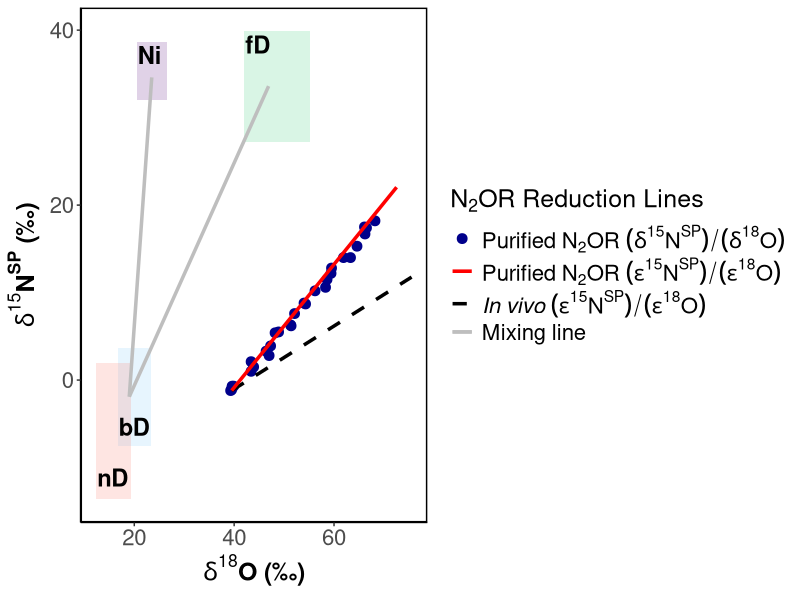
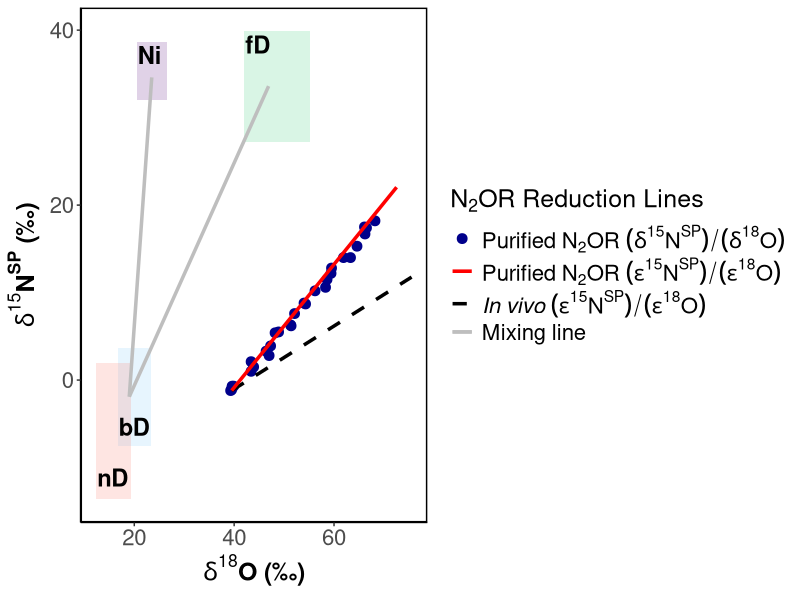
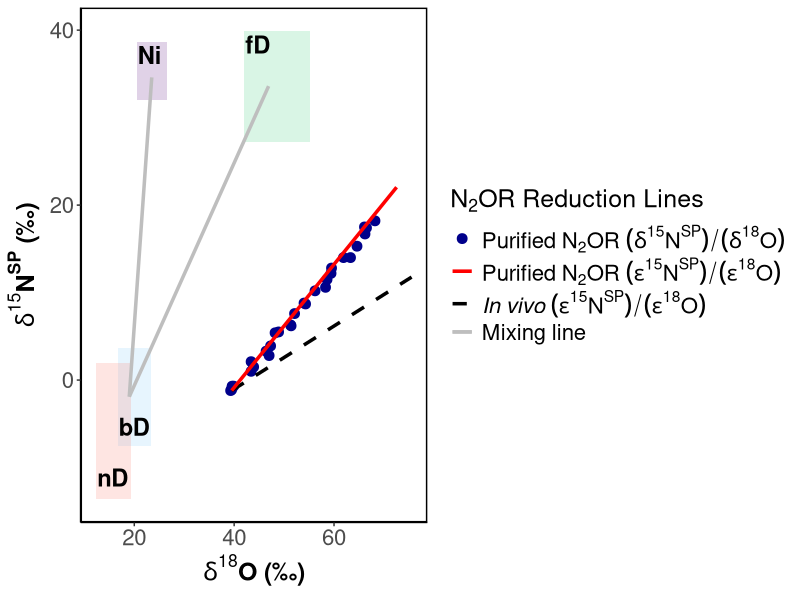

These charts were generated, in order, by the following R code:
## ---- chunk 1
knitr::opts_chunk$set(echo = TRUE)
## ---- chunk 2
library(ggplot2)
library(here) #Used to create file paths relative to top-level directory.

## ---- chunk 3
# ----------------------------
# 1) In vitro data (δ-space points)
# ----------------------------
df <- data.frame(
  d18O = c(39.6, 39.9, 43.4, 47.0, 48.9, 52.1, 56.2, 58.6, 61.9, 66.2, 68.2, 39.6, 39.5, 43.9, 47.3, 51.3, 54.0, 59.4, 63.3, 66.5, 39.3, 43.4, 46.4, 48.2, 51.4, 54.3, 58.3, 59.5, 64.6, 66.1),
  SP   = c(-0.8, -0.7, 2.1, 2.8, 5.5, 7.6, 10.2, 11.5, 14.0, 16.7, 18.2, -0.7, -1.1, 1.5, 3.9, 6.3, 8.8, 12.2, 14.0, 17.4, -1.2, 1, 3.3, 5.4, 6.2, 8.7, 10.6, 12.8, 15.3, 17.5)
)
## ---- chunk 4
# ----------------------------
# 2) BOXES (δ-space ranges from Yu)
# ----------------------------
bacterial_box <- data.frame(
  xmin = 16.7, xmax = 23.3,   # δ18O range - range for soil incubations
  ymin = -7.5, ymax = 3.7    # SP range
)

fungal_box <- data.frame(
  xmin = 42.0, xmax = 55.1,    # δ18O range after normalization to soil water d18O
  ymin = 27.2, ymax = 39.9    # SP range
)

nitrifier_box <- data.frame(  #nitrifier-denitrification
  xmin = 12.4, xmax = 19.4,   # δ18O range
  ymin = -13.6, ymax = 1.9    # SP range
)

nitrification_box <- data.frame(
  xmin = 20.5, xmax = 26.5,   # δ18O range
  ymin = 32.0, ymax = 38.7    # SP range
)
## ---- chunk 5
#Bacterial denitrification (bD)
d18O0_bD <- 19.0        #median for soil incubation studies
SP0_bD <- -1.9          #median (and mean) for pure culture studies

#Nitrification (Ni)
d18O0_Ni <- 23.5         #atmospheric O2
SP0_Ni <- 34.6          #median

#Fungal denitrification (fD)
d18O0_fD <- 46.9       #median (pure culture studies, normalized to soil water d18O)
SP0_fD <- 33.6         #median (pure culture studies)

## ---- chunk 6
# ----------------------------
# 3) REDUCTION LINES (use ε values to get slope)
#    slope = εSP / ε18O
# ----------------------------

# --- Yu reduction ε values (use median values) ---
eps18O_yu <- -15.9      # median for controlled soil incubations
epsSP_yu  <- -6.0       # median for controlled soil incubations
slope_yu <- 0.36        # median value for εSP/ε18O in Yu, et al., 2020.

# choose a starting point for Yu reduction line in δ-space:
# (often you pick an initial/source point; you can use box center or your minimum-reduction sample)
# Use the initial delta values for our experiment
d18O0_yu <- 39.5        # (starting δ18O)
SP0_yu   <- -1.2         # (starting SP)
int_yu   <- SP0_yu - slope_yu * d18O0_yu

# --- Your reduction ε values (in vitro ε) ---
eps18O_you <- -13.5     # in vitro study
epsSP_you  <- -9.5      # in vitro study
slope_you  <- epsSP_you / eps18O_you

# choose your starting point in δ-space:
# Use initial d18O and SP values for our experiment (the average of the initial deltas from all 6 replicates, see Table 2 in MS)
d18O0_you <- 39.5       # in vitro study
SP0_you   <- -1.2        # in vitro study
int_you   <- SP0_you - slope_you * d18O0_you


# 4) DEFINE WHERE LINES END
# (extend to right side of your data)
# ----------------------------
x_end <- max(df$d18O) + 0
x_end_yu <- max(df$d18O) + 7.33
x_end_you <- max(df$d18O) + 4.33 #calculated d18O value at the end of rxn (f = 0)
y_end_yu  <- SP0_yu + slope_yu  * (x_end_yu - d18O0_yu)
y_end_you <- SP0_you + slope_you * (x_end_you - d18O0_you)
## ---- chunk 7
# ----- Kendall plot with bD, fD, NI, and nD
p_kendallplot_mix <- ggplot() +
  
  # bacterial box
  geom_rect(data = bacterial_box,
            aes(xmin = xmin, xmax = xmax, ymin = ymin, ymax = ymax),
            fill = "lightskyblue", alpha = 0.2) +
  
  # fungal box
  geom_rect(data = fungal_box,
            aes(xmin = xmin, xmax = xmax, ymin = ymin, ymax = ymax),
            fill = "seagreen3", alpha = 0.2) +
  
  #nitrifier box (nitrifier-denitrification)
  geom_rect(data = nitrifier_box,
            aes(xmin = xmin, xmax = xmax, ymin = ymin, ymax = ymax),
            fill = "salmon", alpha = 0.2) +
  
  # nitrification box
  geom_rect(data = nitrification_box,
            aes(xmin = xmin, xmax = xmax, ymin = ymin, ymax = ymax),
            fill = "darkorchid4", alpha = 0.2) +
  
  geom_text(data = bacterial_box,
            aes(x = xmin, y = ymax, label = "bD"),
            hjust = 0, vjust = 1, nudge_x = 0.2, nudge_y = -8,
            size = 6, fontface = "bold") +
  
  geom_text(data = fungal_box,
            aes(x = xmin, y = ymax, label = "fD"),
            hjust = 0, vjust = 1, nudge_x = 0.2, nudge_y = -0.5,
            size = 6, fontface = "bold") +
  
  geom_text(data = nitrifier_box,
            aes(x = xmin, y = ymax, label = "nD"),
            hjust = 0, vjust = 1, nudge_x = 0.2, nudge_y = -12,
            size = 6, fontface = "bold") +
  
  geom_text(data = nitrification_box,
            aes(x = xmin, y = ymax, label = "Ni"),
            hjust = 0, vjust = 1, nudge_x = 0.2, nudge_y = -0.5,
            size = 6, fontface = "bold") +
  
  # your points
  geom_point(data = df, aes(x = d18O, y = SP,
                            color = "Data"), size = 3) +
  
  # Yu reduction line (segmented)
  geom_segment(
    aes(x = d18O0_yu, y = SP0_yu,
        xend = x_end_yu, yend = y_end_yu,
        color = "Yu et al."), linetype = "dashed", linewidth = 1.2
  ) +
  
  # Your reduction line (segmented)
  geom_segment(
    aes(x = d18O0_you, y = SP0_you,
        xend = x_end_you, yend = y_end_you,
        color = "Purified N2OR reduction line"), linewidth = 1.2
  ) +
  
  #Ni-bD mixing line
  geom_segment(
    aes(x = d18O0_bD, y = SP0_bD,
        xend = d18O0_Ni, yend = SP0_Ni,
        color = "Mixing line"), linewidth = 1.2
  )+
  
  #fD-bD mixing line
  geom_segment(
    aes(x = d18O0_bD, y = SP0_bD,
        xend = d18O0_fD, yend = SP0_fD,
        color = "Mixing line"), linewidth = 1.2
  )+
  
  scale_color_manual(
    values = c(
      "Yu et al." = "black",
      "Purified N2OR reduction line" = "red",
      "Data" = "darkblue",
      "Mixing line" = "gray"
    ),
    
    breaks = c(
       "Data", "Purified N2OR reduction line", "Yu et al.", "Mixing line"
    ),
    
    labels = c(
      expression("Purified "*N[2]*"OR "*(delta^15*N^SP)/(delta^18*O)),
      expression("Purified "*N[2]*"OR "*(epsilon^15*N^SP)/(epsilon^18*O)),
      expression(italic("In vivo") ~ (epsilon^15*N^SP)/(epsilon^18*O)),
      expression("Mixing line")
    )
  ) +
  
  labs(
    # title = expression("N"[2]*"O Dual Isotope Plot"),
    #subtitle = "Mixing lines start at bacterial box center (reduction origin)",
    x = expression(bold(delta^18*O ~ "(‰)")),
    y = expression(bold(delta^15*N^SP ~ "(‰)")),
    color = expression(N[2]*"OR Reduction Lines")
  ) +
  theme_classic () +
  theme(
    axis.title = element_text(size =18, face = "bold"),
    axis.text = element_text(size = 16),
    legend.title = element_text(size = 18),
    legend.text = element_text(size =16),
    panel.border = element_rect( color = "black", fill = NA, linewidth =1),
    axis.line = element_line(color = "black"),
  )

print(p_kendallplot_mix) 
ggsave (
  filename = here("graphs/boxplot/Boxplot_SP_O_mix.tiff"),
  plot =p_kendallplot_mix,
  width = 8, height = 5, units = "in",
  dpi = 600, compression = "lzw")

#Save as .tif
ggsave (
  filename = here("graphs/boxplot/Boxplot_SP_O_mix.tif"),
  plot =p_kendallplot_mix,
  width = 8, height = 5, units = "in",
  dpi = 600, compression = "lzw")
